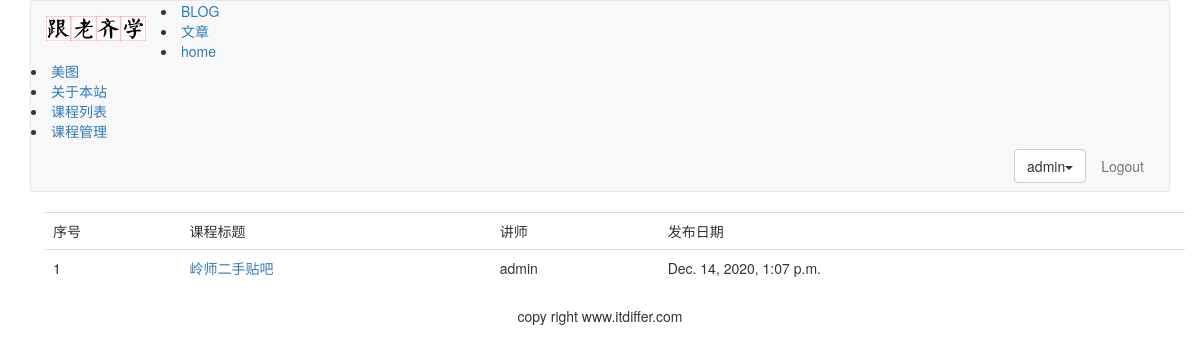
The app's page /course/course-list/ (signed in) with its own data.
### course/models.py (models this page shows, shortened)
class Course(models.Model):
    user = models.ForeignKey(User, related_name='courses_user',on_delete=models.CASCADE)
    title = models.CharField(max_length=200)
    slug = models.SlugField(max_length=200, unique=True)
    overview = models.TextField()
    created = models.DateTimeField(auto_now_add=True)
    student = models.ManyToManyField(User, related_name="courses_joined", blank=True)
    class Meta:
        ordering = ('-created',)

### course/views.py (the view)
# urls.py: path('course-list/',CourseListView.as_view(),name='course_list'),
class CourseListView(ListView):
    model = Course
    context_object_name = "courses"
    template_name = 'course/course_list.html'

### templates/course/course_list.html (shortened to what this page needs)
{% extends "base.html" %}
{% block content %}
<div class="container">
  <table class="table table-hover">
    <tr>
      <td>序号</td>
      <td>课程标题</td>
      <td>讲师</td>
      <td>发布日期</td>
    </tr>
    {% for course in courses %}
    <tr id={{ forloop.counter }}>
      <td>{{ forloop.counter }}</td>
      <td><a href="{% url 'course:lessons_list' course.id %}">{{ course.title }}</a></td>
      <td>{{ course.user.username }}</td>
      <td>{{ course.created }}</td>
    </tr>
    {% endfor %}
  </table>
</div>
{% endblock %}

### templates/header.html (shortened to what this page needs)
{% load static %}
<div class="container">
    <nav class="navbar navbar-default" role="navigation">
        <div class="navbar-header">
            <a class="navbar-brand" href="http://www.itdiffer.com"><img src="{% static '/images/logo.png' %}" width="100px"></a>
	</div>
	<div>
		<li><a href="{% url 'blog:blog_title' %}">BLOG</a></li>
    <li><a href="{% url 'article:article_titles' %}">文章</a></li>
    <li><a href="{% url 'home' %}">home</a></li>
    <li><a href="{% url 'image:falls_images' %}">美图</a></li>
    <li><a href="{% url 'course:about' %}">关于本站</a></li>
        <li><a href="{% url 'course:course_list' %}">课程列表</a></li>
        <li><a href="{% url 'course:manage_course' %}">课程管理</a></li>
        <ul class="nav navbar-nav navbar-right" style="margin-right:10px">
		{% if user.is_authenticated %}
		<li>
                    <div class="dropdown" style="margin-top:8px">
                        <button class='btn btn-default dropdown-toggle' type='button' id='dropdownMenu' data-toggle='dropdown'>{{ user.username }}<span class='caret'></span></button>
                    </div>
                </li>
            <li>
		<li><a href="{% url 'account:user_logout' %}">Logout</a></li>
		{% else %}
		<li><a href="{% url 'account:user_login' %}">LOGIN</a></li>
                <li><a href=" url 'account:user_register' %}">Sign up</a></li>
		{% endif %}
	    </ul>
    </div>
    </nav>
</div>

### records on screen
Course: title "岭师二手贴吧", user.username "admin", created "Dec. 14, 2020, 1:07 p.m."

### other values on screen
{{ user.username }} "admin"
